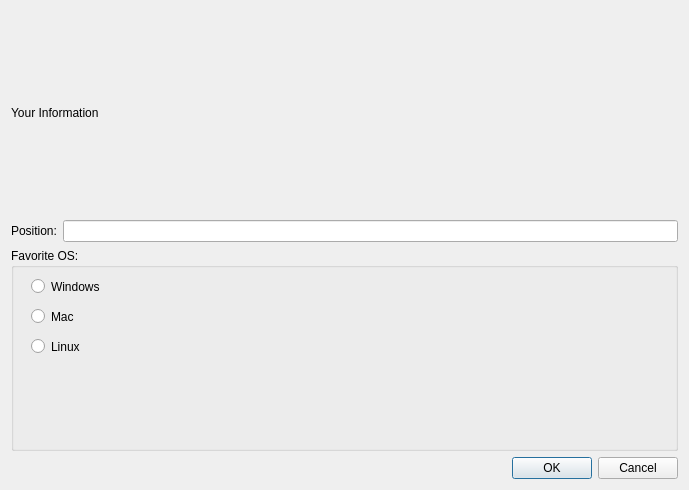
<?xml version="1.0" encoding="UTF-8"?>
<ui version="4.0">
 <class>infoDialog</class>
 <widget class="QDialog" name="infoDialog">
  <property name="geometry">
   <rect>
    <x>0</x>
    <y>0</y>
    <width>689</width>
    <height>490</height>
   </rect>
  </property>
  <property name="windowTitle">
   <string>Dialog</string>
  </property>
  <layout class="QHBoxLayout" name="horizontalLayout">
   <item>
    <layout class="QVBoxLayout" name="verticalLayout">
     <item>
      <widget class="QLabel" name="label">
       <property name="text">
        <string>Your Information</string>
       </property>
      </widget>
     </item>
     <item>
      <layout class="QHBoxLayout" name="horizontalLayout_2">
       <item>
        <widget class="QLabel" name="label_2">
         <property name="text">
          <string>Position:</string>
         </property>
        </widget>
       </item>
       <item>
        <widget class="QLineEdit" name="lineEdit"/>
       </item>
      </layout>
     </item>
     <item>
      <layout class="QHBoxLayout" name="horizontalLayout_6">
       <item>
        <widget class="QGroupBox" name="groupBox">
         <property name="title">
          <string>Favorite OS:</string>
         </property>
         <widget class="QRadioButton" name="radioButton">
          <property name="geometry">
           <rect>
            <x>20</x>
            <y>30</y>
            <width>82</width>
            <height>17</height>
           </rect>
          </property>
          <property name="text">
           <string>Windows</string>
          </property>
         </widget>
         <widget class="QRadioButton" name="radioButton_2">
          <property name="geometry">
           <rect>
            <x>20</x>
            <y>60</y>
            <width>82</width>
            <height>17</height>
           </rect>
          </property>
          <property name="text">
           <string>Mac</string>
          </property>
         </widget>
         <widget class="QRadioButton" name="radioButton_3">
          <property name="geometry">
           <rect>
            <x>20</x>
            <y>90</y>
            <width>82</width>
            <height>17</height>
           </rect>
          </property>
          <property name="text">
           <string>Linux</string>
          </property>
         </widget>
        </widget>
       </item>
      </layout>
     </item>
     <item>
      <layout class="QHBoxLayout" name="horizontalLayout_7">
       <item>
        <spacer name="horizontalSpacer">
         <property name="orientation">
          <enum>Qt::Horizontal</enum>
         </property>
         <property name="sizeHint" stdset="0">
          <size>
           <width>40</width>
           <height>20</height>
          </size>
         </property>
        </spacer>
       </item>
       <item>
        <widget class="QPushButton" name="OKpushButton">
         <property name="text">
          <string>OK</string>
         </property>
        </widget>
       </item>
       <item>
        <widget class="QPushButton" name="CancelpushButton">
         <property name="text">
          <string>Cancel</string>
         </property>
        </widget>
       </item>
      </layout>
     </item>
    </layout>
   </item>
  </layout>
 </widget>
 <resources/>
 <connections/>
</ui>
